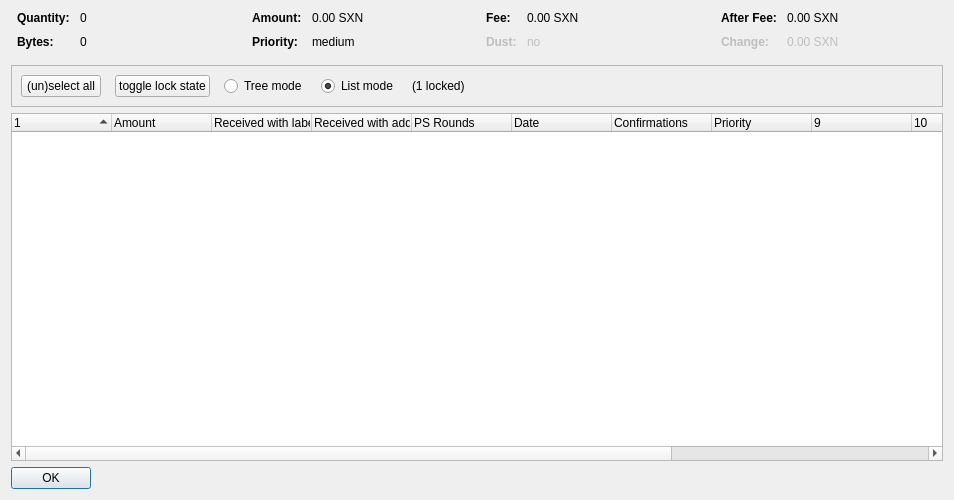
<?xml version="1.0" encoding="UTF-8"?>
<ui version="4.0">
 <class>CoinControlDialog</class>
 <widget class="QDialog" name="CoinControlDialog">
  <property name="geometry">
   <rect>
    <x>0</x>
    <y>0</y>
    <width>954</width>
    <height>500</height>
   </rect>
  </property>
  <property name="windowTitle">
   <string>Coin Selection</string>
  </property>
  <layout class="QVBoxLayout" name="verticalLayout">
   <item>
    <layout class="QHBoxLayout" name="horizontalLayoutTop" stretch="0,0,0,0">
     <property name="topMargin">
      <number>0</number>
     </property>
     <property name="bottomMargin">
      <number>10</number>
     </property>
     <item>
      <layout class="QFormLayout" name="formLayoutCoinControl1">
       <property name="horizontalSpacing">
        <number>10</number>
       </property>
       <property name="verticalSpacing">
        <number>10</number>
       </property>
       <property name="leftMargin">
        <number>6</number>
       </property>
       <property name="rightMargin">
        <number>6</number>
       </property>
       <item row="0" column="0">
        <widget class="QLabel" name="labelCoinControlQuantityText">
         <property name="font">
          <font>
           <weight>75</weight>
           <bold>true</bold>
          </font>
         </property>
         <property name="text">
          <string>Quantity:</string>
         </property>
        </widget>
       </item>
       <item row="0" column="1">
        <widget class="QLabel" name="labelCoinControlQuantity">
         <property name="cursor">
          <cursorShape>IBeamCursor</cursorShape>
         </property>
         <property name="contextMenuPolicy">
          <enum>Qt::ActionsContextMenu</enum>
         </property>
         <property name="text">
          <string notr="true">0</string>
         </property>
         <property name="textInteractionFlags">
          <set>Qt::LinksAccessibleByMouse|Qt::TextSelectableByKeyboard|Qt::TextSelectableByMouse</set>
         </property>
        </widget>
       </item>
       <item row="1" column="0">
        <widget class="QLabel" name="labelCoinControlBytesText">
         <property name="font">
          <font>
           <weight>75</weight>
           <bold>true</bold>
          </font>
         </property>
         <property name="text">
          <string>Bytes:</string>
         </property>
        </widget>
       </item>
       <item row="1" column="1">
        <widget class="QLabel" name="labelCoinControlBytes">
         <property name="cursor">
          <cursorShape>IBeamCursor</cursorShape>
         </property>
         <property name="contextMenuPolicy">
          <enum>Qt::ActionsContextMenu</enum>
         </property>
         <property name="text">
          <string notr="true">0</string>
         </property>
         <property name="textInteractionFlags">
          <set>Qt::LinksAccessibleByMouse|Qt::TextSelectableByKeyboard|Qt::TextSelectableByMouse</set>
         </property>
        </widget>
       </item>
      </layout>
     </item>
     <item>
      <layout class="QFormLayout" name="formLayoutCoinControl2">
       <property name="horizontalSpacing">
        <number>10</number>
       </property>
       <property name="verticalSpacing">
        <number>10</number>
       </property>
       <property name="leftMargin">
        <number>6</number>
       </property>
       <property name="rightMargin">
        <number>6</number>
       </property>
       <item row="0" column="0">
        <widget class="QLabel" name="labelCoinControlAmountText">
         <property name="font">
          <font>
           <weight>75</weight>
           <bold>true</bold>
          </font>
         </property>
         <property name="text">
          <string>Amount:</string>
         </property>
        </widget>
       </item>
       <item row="0" column="1">
        <widget class="QLabel" name="labelCoinControlAmount">
         <property name="cursor">
          <cursorShape>IBeamCursor</cursorShape>
         </property>
         <property name="contextMenuPolicy">
          <enum>Qt::ActionsContextMenu</enum>
         </property>
         <property name="text">
          <string notr="true">0.00 SXN</string>
         </property>
         <property name="textInteractionFlags">
          <set>Qt::LinksAccessibleByMouse|Qt::TextSelectableByKeyboard|Qt::TextSelectableByMouse</set>
         </property>
        </widget>
       </item>
       <item row="1" column="0">
        <widget class="QLabel" name="labelCoinControlPriorityText">
         <property name="font">
          <font>
           <weight>75</weight>
           <bold>true</bold>
          </font>
         </property>
         <property name="text">
          <string>Priority:</string>
         </property>
        </widget>
       </item>
       <item row="1" column="1">
        <widget class="QLabel" name="labelCoinControlPriority">
         <property name="cursor">
          <cursorShape>IBeamCursor</cursorShape>
         </property>
         <property name="contextMenuPolicy">
          <enum>Qt::ActionsContextMenu</enum>
         </property>
         <property name="text">
          <string>medium</string>
         </property>
         <property name="textInteractionFlags">
          <set>Qt::LinksAccessibleByMouse|Qt::TextSelectableByKeyboard|Qt::TextSelectableByMouse</set>
         </property>
        </widget>
       </item>
      </layout>
     </item>
     <item>
      <layout class="QFormLayout" name="formLayoutCoinControl3">
       <property name="horizontalSpacing">
        <number>10</number>
       </property>
       <property name="verticalSpacing">
        <number>10</number>
       </property>
       <property name="leftMargin">
        <number>6</number>
       </property>
       <property name="rightMargin">
        <number>6</number>
       </property>
       <item row="0" column="0">
        <widget class="QLabel" name="labelCoinControlFeeText">
         <property name="font">
          <font>
           <weight>75</weight>
           <bold>true</bold>
          </font>
         </property>
         <property name="text">
          <string>Fee:</string>
         </property>
        </widget>
       </item>
       <item row="0" column="1">
        <widget class="QLabel" name="labelCoinControlFee">
         <property name="cursor">
          <cursorShape>IBeamCursor</cursorShape>
         </property>
         <property name="contextMenuPolicy">
          <enum>Qt::ActionsContextMenu</enum>
         </property>
         <property name="text">
          <string notr="true">0.00 SXN</string>
         </property>
         <property name="textInteractionFlags">
          <set>Qt::LinksAccessibleByMouse|Qt::TextSelectableByKeyboard|Qt::TextSelectableByMouse</set>
         </property>
        </widget>
       </item>
       <item row="1" column="0">
        <widget class="QLabel" name="labelCoinControlLowOutputText">
         <property name="enabled">
          <bool>false</bool>
         </property>
         <property name="font">
          <font>
           <weight>75</weight>
           <bold>true</bold>
          </font>
         </property>
         <property name="text">
          <string>Dust:</string>
         </property>
        </widget>
       </item>
       <item row="1" column="1">
        <widget class="QLabel" name="labelCoinControlLowOutput">
         <property name="enabled">
          <bool>false</bool>
         </property>
         <property name="cursor">
          <cursorShape>IBeamCursor</cursorShape>
         </property>
         <property name="contextMenuPolicy">
          <enum>Qt::ActionsContextMenu</enum>
         </property>
         <property name="text">
          <string>no</string>
         </property>
         <property name="textInteractionFlags">
          <set>Qt::LinksAccessibleByMouse|Qt::TextSelectableByKeyboard|Qt::TextSelectableByMouse</set>
         </property>
        </widget>
       </item>
      </layout>
     </item>
     <item>
      <layout class="QFormLayout" name="formLayoutCoinControl4">
       <property name="horizontalSpacing">
        <number>10</number>
       </property>
       <property name="verticalSpacing">
        <number>10</number>
       </property>
       <property name="leftMargin">
        <number>6</number>
       </property>
       <property name="rightMargin">
        <number>6</number>
       </property>
       <item row="0" column="0">
        <widget class="QLabel" name="labelCoinControlAfterFeeText">
         <property name="font">
          <font>
           <weight>75</weight>
           <bold>true</bold>
          </font>
         </property>
         <property name="text">
          <string>After Fee:</string>
         </property>
        </widget>
       </item>
       <item row="0" column="1">
        <widget class="QLabel" name="labelCoinControlAfterFee">
         <property name="cursor">
          <cursorShape>IBeamCursor</cursorShape>
         </property>
         <property name="contextMenuPolicy">
          <enum>Qt::ActionsContextMenu</enum>
         </property>
         <property name="text">
          <string notr="true">0.00 SXN</string>
         </property>
         <property name="textInteractionFlags">
          <set>Qt::LinksAccessibleByMouse|Qt::TextSelectableByKeyboard|Qt::TextSelectableByMouse</set>
         </property>
        </widget>
       </item>
       <item row="1" column="0">
        <widget class="QLabel" name="labelCoinControlChangeText">
         <property name="enabled">
          <bool>false</bool>
         </property>
         <property name="font">
          <font>
           <weight>75</weight>
           <bold>true</bold>
          </font>
         </property>
         <property name="text">
          <string>Change:</string>
         </property>
        </widget>
       </item>
       <item row="1" column="1">
        <widget class="QLabel" name="labelCoinControlChange">
         <property name="enabled">
          <bool>false</bool>
         </property>
         <property name="cursor">
          <cursorShape>IBeamCursor</cursorShape>
         </property>
         <property name="contextMenuPolicy">
          <enum>Qt::ActionsContextMenu</enum>
         </property>
         <property name="text">
          <string notr="true">0.00 SXN</string>
         </property>
         <property name="textInteractionFlags">
          <set>Qt::LinksAccessibleByMouse|Qt::TextSelectableByKeyboard|Qt::TextSelectableByMouse</set>
         </property>
        </widget>
       </item>
      </layout>
     </item>
    </layout>
   </item>
   <item>
    <widget class="QFrame" name="frame">
     <property name="minimumSize">
      <size>
       <width>0</width>
       <height>40</height>
      </size>
     </property>
     <property name="frameShape">
      <enum>QFrame::StyledPanel</enum>
     </property>
     <property name="frameShadow">
      <enum>QFrame::Sunken</enum>
     </property>
     <layout class="QHBoxLayout" name="horizontalLayout">
      <item>
       <layout class="QHBoxLayout" name="horizontalLayoutPanel" stretch="0,0,0,0,0,0">
        <property name="spacing">
         <number>14</number>
        </property>
        <item>
         <widget class="QPushButton" name="pushButtonSelectAll">
          <property name="sizePolicy">
           <sizepolicy hsizetype="Maximum" vsizetype="Fixed">
            <horstretch>0</horstretch>
            <verstretch>0</verstretch>
           </sizepolicy>
          </property>
          <property name="text">
           <string>(un)select all</string>
          </property>
          <property name="autoDefault">
           <bool>false</bool>
          </property>
         </widget>
        </item>
        <item>
         <widget class="QPushButton" name="pushButtonToggleLock">
          <property name="sizePolicy">
           <sizepolicy hsizetype="Maximum" vsizetype="Fixed">
            <horstretch>0</horstretch>
            <verstretch>0</verstretch>
           </sizepolicy>
          </property>
          <property name="text">
           <string>toggle lock state</string>
          </property>
          <property name="autoDefault">
           <bool>false</bool>
          </property>
         </widget>
        </item>
        <item>
         <widget class="QRadioButton" name="radioTreeMode">
          <property name="sizePolicy">
           <sizepolicy hsizetype="Maximum" vsizetype="Fixed">
            <horstretch>0</horstretch>
            <verstretch>0</verstretch>
           </sizepolicy>
          </property>
          <property name="text">
           <string>Tree mode</string>
          </property>
         </widget>
        </item>
        <item>
         <widget class="QRadioButton" name="radioListMode">
          <property name="sizePolicy">
           <sizepolicy hsizetype="Maximum" vsizetype="Fixed">
            <horstretch>0</horstretch>
            <verstretch>0</verstretch>
           </sizepolicy>
          </property>
          <property name="text">
           <string>List mode</string>
          </property>
          <property name="checked">
           <bool>true</bool>
          </property>
         </widget>
        </item>
        <item>
         <widget class="QLabel" name="labelLocked">
          <property name="text">
           <string>(1 locked)</string>
          </property>
         </widget>
        </item>
        <item>
         <spacer name="horizontalSpacer">
          <property name="orientation">
           <enum>Qt::Horizontal</enum>
          </property>
          <property name="sizeHint" stdset="0">
           <size>
            <width>40</width>
            <height>20</height>
           </size>
          </property>
         </spacer>
        </item>
       </layout>
      </item>
     </layout>
    </widget>
   </item>
   <item>
    <widget class="CoinControlTreeWidget" name="treeWidget">
     <property name="contextMenuPolicy">
      <enum>Qt::CustomContextMenu</enum>
     </property>
     <property name="sortingEnabled">
      <bool>false</bool>
     </property>
     <property name="columnCount">
      <number>13</number>
     </property>
     <attribute name="headerShowSortIndicator" stdset="0">
      <bool>true</bool>
     </attribute>
     <attribute name="headerStretchLastSection">
      <bool>false</bool>
     </attribute>
     <column>
      <property name="text">
       <string/>
      </property>
     </column>
     <column>
      <property name="text">
       <string>Amount</string>
      </property>
     </column>
     <column>
      <property name="text">
       <string>Received with label</string>
      </property>
     </column>
     <column>
      <property name="text">
       <string>Received with address</string>
      </property>
     </column>
     <column>
      <property name="text">
       <string>PS Rounds</string>
      </property>
     </column>
     <column>
      <property name="text">
       <string>Date</string>
      </property>
     </column>
     <column>
      <property name="text">
       <string>Confirmations</string>
      </property>
      <property name="toolTip">
       <string>Confirmed</string>
      </property>
     </column>
     <column>
      <property name="text">
       <string>Priority</string>
      </property>
     </column>
     <column>
      <property name="text">
       <string/>
      </property>
     </column>
     <column>
      <property name="text">
       <string/>
      </property>
     </column>
     <column>
      <property name="text">
       <string/>
      </property>
     </column>
     <column>
      <property name="text">
       <string/>
      </property>
     </column>
     <column>
      <property name="text">
       <string/>
      </property>
     </column>
    </widget>
   </item>
   <item>
    <widget class="QDialogButtonBox" name="buttonBox">
     <property name="sizePolicy">
      <sizepolicy hsizetype="Maximum" vsizetype="Fixed">
       <horstretch>0</horstretch>
       <verstretch>0</verstretch>
      </sizepolicy>
     </property>
     <property name="orientation">
      <enum>Qt::Horizontal</enum>
     </property>
     <property name="standardButtons">
      <set>QDialogButtonBox::Ok</set>
     </property>
    </widget>
   </item>
  </layout>
 </widget>
 <customwidgets>
  <customwidget>
   <class>CoinControlTreeWidget</class>
   <extends>QTreeWidget</extends>
   <header>coincontroltreewidget.h</header>
  </customwidget>
 </customwidgets>
 <resources/>
 <connections/>
</ui>
